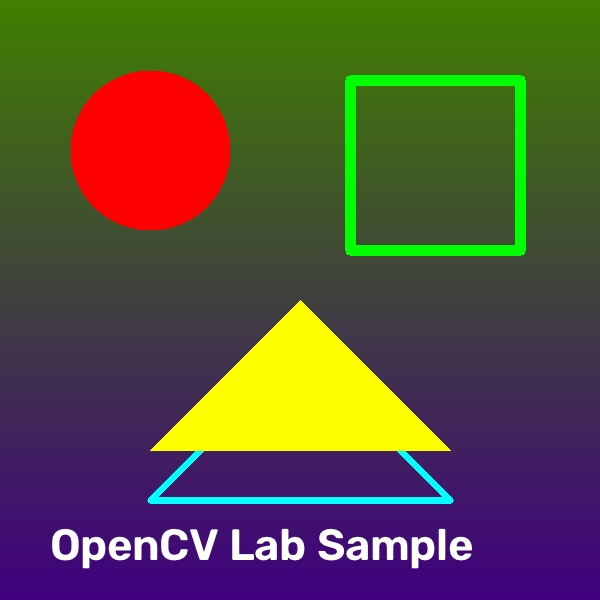
#> input picture Lab Experiments/inputs/sample.jpg, 600 x 600 px
$ python Exp_24_Morphological_Erosion.py
#> lines starting #> are read from the running program, lines starting #| are printed output that depends on the picture
"""
Experiment 24: Morphological operations based on OpenCV using Erosion technique
Description: Perform Erosion with varying kernel sizes and display the structural shrinkage.
"""
import cv2
import numpy as np
import os
import sys

def main():
    input_path = os.path.join("inputs", "sample.jpg")
    output_path = os.path.join("outputs", "Exp_24_Erosion.jpg")

    img = cv2.imread(input_path)
#> img is the input picture: shape (600, 600, 3); mean B, G, R 59, 80.9, 87.9
    if img is None:
        print(f"Error: Could not read image from {input_path}")
        return

    kernel = cv2.getStructuringElement(cv2.MORPH_RECT, (7, 7))
    eroded = cv2.erode(img, kernel, iterations=2)
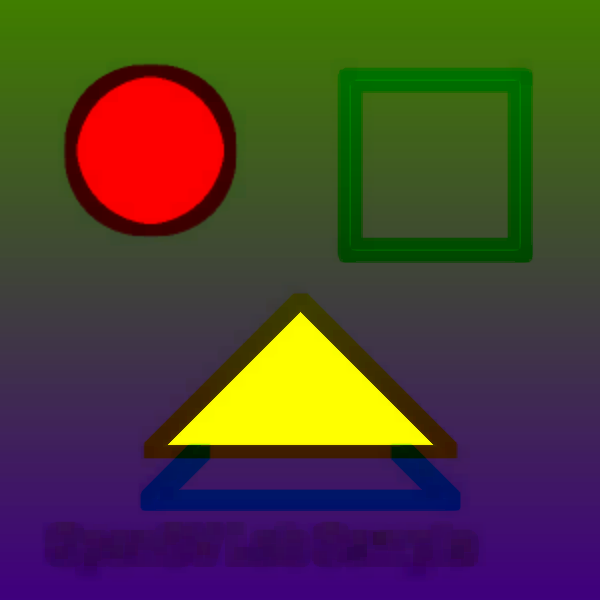
#> eroded: shape (600, 600, 3); mean B, G, R 50.2, 66.3, 76.1

    # Save output
    os.makedirs("outputs", exist_ok=True)
    cv2.imwrite(output_path, eroded)
    print(f"Erosion morphological result saved to: {output_path}")

    # Display result
    headless = os.environ.get("CV_HEADLESS", "0") == "1" or not sys.stdin.isatty()
    if not headless:
        try:
            cv2.imshow("Original Image", img)
            cv2.imshow("Eroded Image (Kernel 7x7, Iter=2)", eroded)
            print("Press any key in the image window to close.")
            cv2.waitKey(0)
            cv2.destroyAllWindows()
        except Exception as e:
            print(f"Display not available: {e}")
    else:
        print("Running in headless mode. Skipping display window.")

if __name__ == "__main__":
    main()
